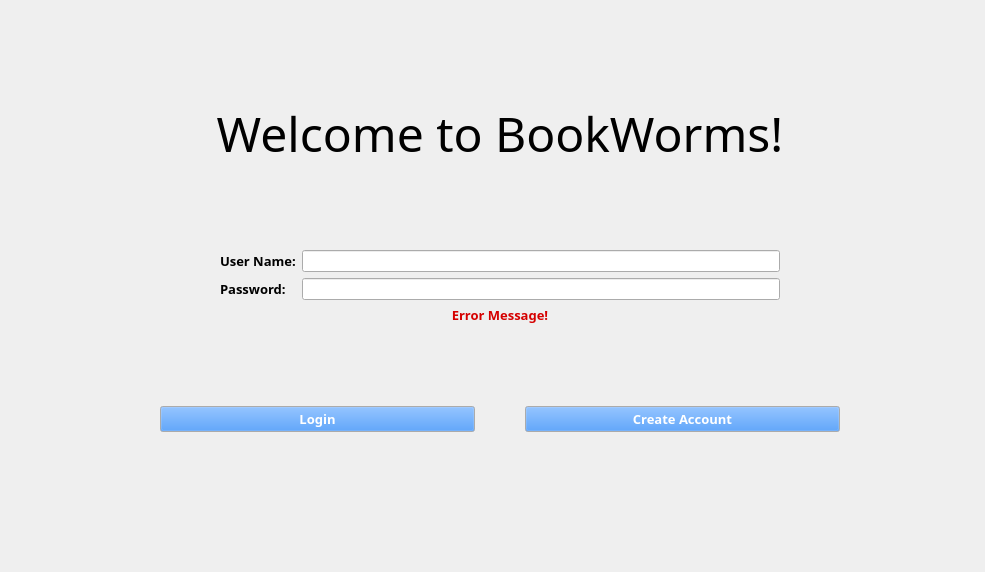
<?xml version="1.0" encoding="UTF-8"?>
<ui version="4.0">
 <class>LibraryLogin</class>
 <widget class="QWidget" name="LibraryLogin">
  <property name="geometry">
   <rect>
    <x>0</x>
    <y>0</y>
    <width>985</width>
    <height>572</height>
   </rect>
  </property>
  <property name="windowTitle">
   <string>LibraryLogin</string>
  </property>
  <widget class="QWidget" name="">
   <property name="geometry">
    <rect>
     <x>160</x>
     <y>100</y>
     <width>680</width>
     <height>332</height>
    </rect>
   </property>
   <layout class="QVBoxLayout" name="mainLayout">
    <item>
     <widget class="QLabel" name="pageName">
      <property name="font">
       <font>
        <family>Viner Hand ITC</family>
        <pointsize>36</pointsize>
       </font>
      </property>
      <property name="layoutDirection">
       <enum>Qt::LeftToRight</enum>
      </property>
      <property name="text">
       <string>Welcome to BookWorms!</string>
      </property>
      <property name="alignment">
       <set>Qt::AlignCenter</set>
      </property>
      <property name="textInteractionFlags">
       <set>Qt::NoTextInteraction</set>
      </property>
     </widget>
    </item>
    <item>
     <spacer name="verticalSpacer_2">
      <property name="orientation">
       <enum>Qt::Vertical</enum>
      </property>
      <property name="sizeHint" stdset="0">
       <size>
        <width>20</width>
        <height>40</height>
       </size>
      </property>
     </spacer>
    </item>
    <item>
     <layout class="QHBoxLayout" name="inputLayoutSpacers">
      <item>
       <spacer name="horizontalSpacer">
        <property name="orientation">
         <enum>Qt::Horizontal</enum>
        </property>
        <property name="sizeType">
         <enum>QSizePolicy::Fixed</enum>
        </property>
        <property name="sizeHint" stdset="0">
         <size>
          <width>60</width>
          <height>20</height>
         </size>
        </property>
       </spacer>
      </item>
      <item>
       <layout class="QFormLayout" name="inputLayout">
        <item row="0" column="0">
         <widget class="QLabel" name="label">
          <property name="font">
           <font>
            <family>Arial Black</family>
            <pointsize>10</pointsize>
            <weight>75</weight>
            <bold>true</bold>
           </font>
          </property>
          <property name="text">
           <string>User Name:</string>
          </property>
          <property name="textInteractionFlags">
           <set>Qt::NoTextInteraction</set>
          </property>
         </widget>
        </item>
        <item row="0" column="1">
         <widget class="QLineEdit" name="userNameInput"/>
        </item>
        <item row="1" column="0">
         <widget class="QLabel" name="label_2">
          <property name="font">
           <font>
            <family>Arial Black</family>
            <pointsize>10</pointsize>
            <weight>75</weight>
            <bold>true</bold>
           </font>
          </property>
          <property name="text">
           <string>Password:</string>
          </property>
          <property name="textInteractionFlags">
           <set>Qt::NoTextInteraction</set>
          </property>
         </widget>
        </item>
        <item row="1" column="1">
         <widget class="QLineEdit" name="passwordInput"/>
        </item>
       </layout>
      </item>
      <item>
       <spacer name="horizontalSpacer_2">
        <property name="orientation">
         <enum>Qt::Horizontal</enum>
        </property>
        <property name="sizeType">
         <enum>QSizePolicy::Fixed</enum>
        </property>
        <property name="sizeHint" stdset="0">
         <size>
          <width>60</width>
          <height>20</height>
         </size>
        </property>
       </spacer>
      </item>
     </layout>
    </item>
    <item>
     <widget class="QLabel" name="inputMessage">
      <property name="palette">
       <palette>
        <active>
         <colorrole role="WindowText">
          <brush brushstyle="SolidPattern">
           <color alpha="255">
            <red>213</red>
            <green>0</green>
            <blue>0</blue>
           </color>
          </brush>
         </colorrole>
         <colorrole role="Text">
          <brush brushstyle="SolidPattern">
           <color alpha="255">
            <red>0</red>
            <green>0</green>
            <blue>0</blue>
           </color>
          </brush>
         </colorrole>
        </active>
        <inactive>
         <colorrole role="WindowText">
          <brush brushstyle="SolidPattern">
           <color alpha="255">
            <red>213</red>
            <green>0</green>
            <blue>0</blue>
           </color>
          </brush>
         </colorrole>
         <colorrole role="Text">
          <brush brushstyle="SolidPattern">
           <color alpha="255">
            <red>0</red>
            <green>0</green>
            <blue>0</blue>
           </color>
          </brush>
         </colorrole>
        </inactive>
        <disabled>
         <colorrole role="WindowText">
          <brush brushstyle="SolidPattern">
           <color alpha="255">
            <red>120</red>
            <green>120</green>
            <blue>120</blue>
           </color>
          </brush>
         </colorrole>
         <colorrole role="Text">
          <brush brushstyle="SolidPattern">
           <color alpha="255">
            <red>120</red>
            <green>120</green>
            <blue>120</blue>
           </color>
          </brush>
         </colorrole>
        </disabled>
       </palette>
      </property>
      <property name="font">
       <font>
        <family>Arial Black</family>
        <pointsize>10</pointsize>
        <weight>75</weight>
        <bold>true</bold>
       </font>
      </property>
      <property name="text">
       <string>Error Message!</string>
      </property>
      <property name="alignment">
       <set>Qt::AlignCenter</set>
      </property>
      <property name="textInteractionFlags">
       <set>Qt::NoTextInteraction</set>
      </property>
     </widget>
    </item>
    <item>
     <spacer name="verticalSpacer">
      <property name="orientation">
       <enum>Qt::Vertical</enum>
      </property>
      <property name="sizeHint" stdset="0">
       <size>
        <width>20</width>
        <height>40</height>
       </size>
      </property>
     </spacer>
    </item>
    <item>
     <layout class="QHBoxLayout" name="buttonLayout">
      <property name="spacing">
       <number>50</number>
      </property>
      <property name="sizeConstraint">
       <enum>QLayout::SetFixedSize</enum>
      </property>
      <item>
       <widget class="QPushButton" name="loginButton">
        <property name="palette">
         <palette>
          <active>
           <colorrole role="Button">
            <brush brushstyle="SolidPattern">
             <color alpha="255">
              <red>23</red>
              <green>124</green>
              <blue>255</blue>
             </color>
            </brush>
           </colorrole>
           <colorrole role="ButtonText">
            <brush brushstyle="SolidPattern">
             <color alpha="255">
              <red>255</red>
              <green>255</green>
              <blue>255</blue>
             </color>
            </brush>
           </colorrole>
          </active>
          <inactive>
           <colorrole role="Button">
            <brush brushstyle="SolidPattern">
             <color alpha="255">
              <red>23</red>
              <green>124</green>
              <blue>255</blue>
             </color>
            </brush>
           </colorrole>
           <colorrole role="ButtonText">
            <brush brushstyle="SolidPattern">
             <color alpha="255">
              <red>255</red>
              <green>255</green>
              <blue>255</blue>
             </color>
            </brush>
           </colorrole>
          </inactive>
          <disabled>
           <colorrole role="Button">
            <brush brushstyle="SolidPattern">
             <color alpha="255">
              <red>23</red>
              <green>124</green>
              <blue>255</blue>
             </color>
            </brush>
           </colorrole>
           <colorrole role="ButtonText">
            <brush brushstyle="SolidPattern">
             <color alpha="255">
              <red>120</red>
              <green>120</green>
              <blue>120</blue>
             </color>
            </brush>
           </colorrole>
          </disabled>
         </palette>
        </property>
        <property name="font">
         <font>
          <family>Arial Black</family>
          <pointsize>10</pointsize>
          <weight>75</weight>
          <bold>true</bold>
         </font>
        </property>
        <property name="text">
         <string>Login</string>
        </property>
       </widget>
      </item>
      <item>
       <widget class="QPushButton" name="createAccountButton">
        <property name="enabled">
         <bool>true</bool>
        </property>
        <property name="palette">
         <palette>
          <active>
           <colorrole role="Button">
            <brush brushstyle="SolidPattern">
             <color alpha="255">
              <red>23</red>
              <green>124</green>
              <blue>255</blue>
             </color>
            </brush>
           </colorrole>
           <colorrole role="ButtonText">
            <brush brushstyle="SolidPattern">
             <color alpha="255">
              <red>255</red>
              <green>255</green>
              <blue>255</blue>
             </color>
            </brush>
           </colorrole>
          </active>
          <inactive>
           <colorrole role="Button">
            <brush brushstyle="SolidPattern">
             <color alpha="255">
              <red>23</red>
              <green>124</green>
              <blue>255</blue>
             </color>
            </brush>
           </colorrole>
           <colorrole role="ButtonText">
            <brush brushstyle="SolidPattern">
             <color alpha="255">
              <red>255</red>
              <green>255</green>
              <blue>255</blue>
             </color>
            </brush>
           </colorrole>
          </inactive>
          <disabled>
           <colorrole role="Button">
            <brush brushstyle="SolidPattern">
             <color alpha="255">
              <red>23</red>
              <green>124</green>
              <blue>255</blue>
             </color>
            </brush>
           </colorrole>
           <colorrole role="ButtonText">
            <brush brushstyle="SolidPattern">
             <color alpha="255">
              <red>120</red>
              <green>120</green>
              <blue>120</blue>
             </color>
            </brush>
           </colorrole>
          </disabled>
         </palette>
        </property>
        <property name="font">
         <font>
          <family>Arial Black</family>
          <pointsize>10</pointsize>
          <weight>75</weight>
          <bold>true</bold>
         </font>
        </property>
        <property name="text">
         <string>Create Account</string>
        </property>
        <property name="iconSize">
         <size>
          <width>20</width>
          <height>20</height>
         </size>
        </property>
       </widget>
      </item>
     </layout>
    </item>
   </layout>
  </widget>
 </widget>
 <resources/>
 <connections/>
</ui>
